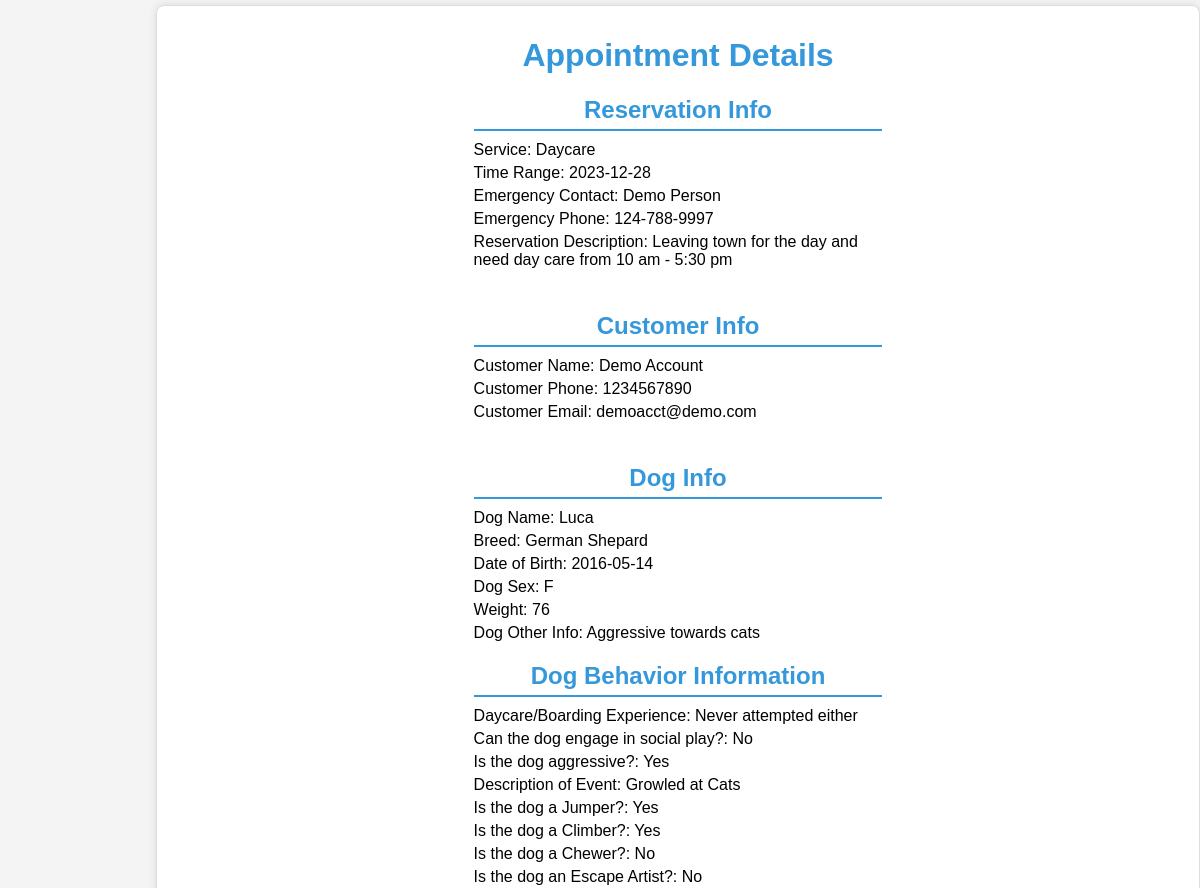
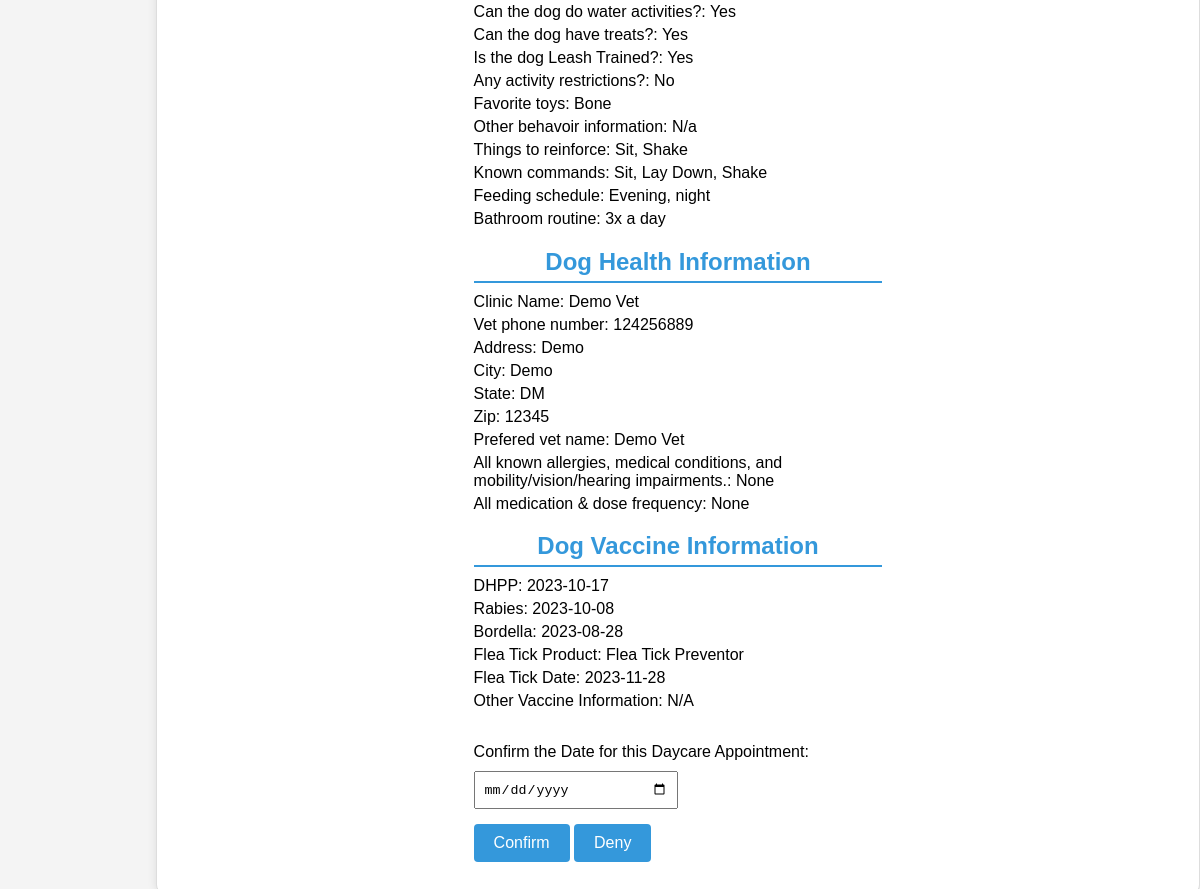
/php/AdminPortal/AppointmentApproval.php?custid=21&dogid=6&reservationid=12&service=Daycare (signed in), run on the app's committed database (2 pictures, top to bottom).
### tables this page shows
CREATE TABLE `reservation` (
  `Res_ID` int(11) NOT NULL,
  `ResStartTime` date NOT NULL,
  `ResEndTime` date NOT NULL,
  `EmerContact` varchar(255) NOT NULL,
  `EmerPhone` varchar(12) NOT NULL,
  `isCheckedIn` tinyint(1) NOT NULL,
  `ServiceType` text NOT NULL,
  `isApproved` tinyint(1) NOT NULL,
  `ResDesc` varchar(500) NOT NULL,
  `isFinished` tinyint(1) NOT NULL,
  `CustID` int(11) NOT NULL,
  `DogID` int(11) NOT NULL,
  `KennelID` int(11) NOT NULL
);

CREATE TABLE `customer` (
  `CustID` bigint(20) NOT NULL,
  `CustFirstName` varchar(100) NOT NULL,
  `CustLastName` varchar(100) NOT NULL,
  `CustPhone` varchar(20) NOT NULL,
  `CustAddress` varchar(100) NOT NULL,
  `CustCity` varchar(100) NOT NULL,
  `CustState` varchar(100) NOT NULL,
  `CustZip` varchar(100) NOT NULL,
  `AcctEmail` varchar(100) NOT NULL,
  `User_ID` bigint(20) NOT NULL
);

CREATE TABLE `dog` (
  `DogID` int(11) NOT NULL,
  `DogName` varchar(30) NOT NULL,
  `Breed` varchar(30) NOT NULL,
  `DogDOB` date NOT NULL,
  `Sex` char(1) NOT NULL,
  `isFixed` tinyint(1) NOT NULL,
  `Weight` int(3) NOT NULL,
  `Color` varchar(16) NOT NULL,
  `HasForms` tinyint(1) NOT NULL DEFAULT 0,
  `DogOtherInfo` varchar(500) NOT NULL,
  `CustID` int(11) NOT NULL
);

CREATE TABLE `dogbehavior` (
  `BehaviorID` int(11) NOT NULL,
  `Experience` int(5) NOT NULL,
  `IsSocial` tinyint(1) NOT NULL,
  `IsAggressive` tinyint(1) NOT NULL,
  `AggressiveDesc` varchar(500) DEFAULT NULL,
  `IsJumper` tinyint(1) NOT NULL,
  `IsClimber` tinyint(1) NOT NULL,
  `IsChewer` tinyint(1) NOT NULL,
  `IsEscapeArtist` tinyint(1) NOT NULL,
  `EscapeDesc` varchar(500) DEFAULT NULL,
  `CanWater` tinyint(1) NOT NULL,
  `CanTreat` tinyint(1) NOT NULL,
  `IsRestriction` tinyint(1) NOT NULL,
  `RestrictionDesc` varchar(500) DEFAULT NULL,
  `Toys` varchar(500) NOT NULL,
  `OtherBehaviorInfo` varchar(500) NOT NULL,
  `Reinforce` varchar(500) NOT NULL,
  `Commands` varchar(500) NOT NULL,
  `IsLeashTrained` tinyint(1) NOT NULL,
  `FoodPref` varchar(500) NOT NULL,
  `BathroomRoutine` varchar(500) NOT NULL,
  `DogID` int(11) NOT NULL
);

CREATE TABLE `doghealth` (
  `HealthID` int(11) NOT NULL,
  `ClinicName` varchar(255) NOT NULL,
  `VetAddress` varchar(40) NOT NULL,
  `VetCity` varchar(30) NOT NULL,
  `VetState` varchar(2) NOT NULL,
  `VetZip` int(5) NOT NULL,
  `VetPhone` varchar(10) NOT NULL,
  `VetName` varchar(30) NOT NULL,
  `MedicalCond` varchar(255) NOT NULL,
  `Medication` varchar(255) NOT NULL,
  `DogID` int(11) NOT NULL
);

CREATE TABLE `dogvaccine` (
  `VacID` int(11) NOT NULL,
  `DHPP_Date` date NOT NULL,
  `RabiesDate` date NOT NULL,
  `BordellaDate` date NOT NULL,
  `FleaTickProduct` varchar(100) NOT NULL,
  `FleaTickDate` date NOT NULL,
  `OtherVacInfo` varchar(500) DEFAULT NULL,
  `DogID` int(11) NOT NULL
);

### php/AdminPortal/AppointmentApproval.php (the view, shortened to what the rows shown need)
<?php
    $user = new User();
    if($user->isLoggedIn()) {
    $customer = new Customer();
    $dog = new Dog();
    $customer->findCustInfoWithCustID($_SESSION['custid']);
    $dog->findDogInfoWithDogID($_SESSION['dogid']);
    $custName = $customer->data()->CustFirstName . ' ' . $customer->data()->CustLastName;
    $custPhone = $customer->data()->CustPhone;
    $custEmail = $customer->data()->AcctEmail;
    $dogName = $dog->data()->DogName;
    $dogBreed = $dog->data()->Breed;
    $dogDOB = $dog->data()->DogDOB;
    $dogSex = $dog->data()->Sex;
    $dogWeight = $dog->data()->Weight;
    $dogOtherInfo = $dog->data()->DogOtherInfo;
    if($_SESSION['service'] == 'Daycare'){
            $reservation = new Reservation('Daycare',  array());
            $reservation->getReservationById($_SESSION['reservationid']);
            $timeRange = $reservation->getReservationData()->ResStartTime;
            $emerContact = $reservation->getReservationData()->EmerContact;
            $emerPhone = $reservation->getReservationData()->EmerPhone;
            $resDesc = $reservation->getReservationData()->ResDesc;
    }
?>
<!DOCTYPE html>
<html>
<head>
    <link rel="stylesheet" href="/PeaceOfHeavenWebPage/css/AppointmentApproval.css">
</head>
<body>
    <div class=content>
        <h1> Appointment Details </h1>
    <form method="post" >
        <h2>Reservation Info</h2>
        <p>Service: <?php print($_SESSION['service']) ?></p>
        <p>Time Range: <?php print($timeRange) ?></p>
        <p>Emergency Contact: <?php print($emerContact) ?></p>
        <p>Emergency Phone: <?php print($emerPhone) ?></p>
        <p>Reservation Description: <?php print($resDesc) ?></p>
        <br>
        <h2>Customer Info</h2>
        <p>Customer Name: <?php print($custName)?></p>
        <p>Customer Phone: <?php print($custPhone)?></p>
        <p>Customer Email: <?php print($custEmail)?></p>
        <br>
        <h2>Dog Info</h2>
        <p>Dog Name: <?php print($dogName)?></p>
        <p>Breed: <?php print($dogBreed)?></p>
        <p>Date of Birth: <?php print($dogDOB)?></p>
        <p>Dog Sex: <?php print($dogSex)?></p>
        <p>Weight: <?php print($dogWeight)?></p>
        <p>Dog Other Info: <?php print($dogOtherInfo)?></p>
        <?php
            if($_SESSION['service'] != 'Grooming')
            {
                $dog -> findBehaviorRecord($_SESSION['dogid']);
                $behavior = $dog ->data();
                echo '<h2>Dog Behavior Information</h2>';
                $exp = $behavior -> Experience;
                switch ($exp) {
                    case 0:
                        echo '<p>Daycare/Boarding Experience: Never attempted either</p>';
                        break;
                }
                if($behavior -> IsSocial == 1){
                        echo '<p>Can the dog engage in social play?: Yes';
                }
                else{
                        echo '<p>Can the dog engage in social play?: No';
                }
                if($behavior -> IsAggressive == 1){
                    echo '<p>Is the dog aggressive?: Yes';
                }
                else{
                    echo '<p>Is the dog aggressive: No';
                }
                if(!empty($behavior ->AggressiveDesc))
                {
                    echo '<p>Description of Event: '  .  $behavior-> AggressiveDesc . '</p>';
                }
                if($behavior -> IsJumper == 1){
                    echo '<p>Is the dog a Jumper?: Yes';
                }
                else{
                    echo '<p>Is the dog a Jumper?: No';
                }
                if($behavior -> IsClimber == 1){
                    echo '<p>Is the dog a Climber?: Yes';
                }
                else{
                    echo '<p>Is the dog a Climber?: No';
                }
                if($behavior -> IsChewer == 1){
                    echo '<p>Is the dog a Chewer?: Yes';
                }
                else{
                    echo '<p>Is the dog a Chewer?: No';
                }
                if($behavior -> IsEscapeArtist == 1){
                    echo '<p>Is the dog an Escape Artist?: Yes';
                }
                else{
                    echo '<p>Is the dog an Escape Artist?: No';
                }
                if($behavior -> CanWater == 1){
                    echo '<p>Can the dog do water activities?: Yes';
                }
                else{
                    echo '<p>Can the dog do water activities?: No';
                }
                if($behavior -> CanTreat == 1){
                    echo '<p>Can the dog have treats?: Yes';
                }
                else{
                    echo '<p>Can the dog have treats?: No';
                }
                if($behavior -> IsLeashTrained == 1){
                    echo '<p>Is the dog Leash Trained?: Yes';
                }
                else{
                    echo '<p>Is the dog Leash Trained?: No';
                }
                if($behavior -> IsRestriction == 1){
                    echo '<p>Any activity restrictions?: Yes';
                }
                else{
                    echo '<p>Any activity restrictions?: No';
                }
                echo '<p>Favorite toys: '  .  $behavior-> Toys . '</p>';
                echo '<p>Other behavoir information: '  .  $behavior-> OtherBehaviorInfo . '</p>';
                echo '<p>Things to reinforce: '  .  $behavior-> Reinforce . '</p>';
                echo '<p>Known commands: '  .  $behavior-> Commands . '</p>';
                echo '<p>Feeding schedule: '  .  $behavior-> FoodPref . '</p>';
                echo '<p>Bathroom routine: '  .  $behavior-> BathroomRoutine . '</p>';
                $dog -> findHealthRecord($_SESSION['dogid']);
                $health = $dog ->data();
                echo '<h2>Dog Health Information</h2>';
                echo '<p>Clinic Name: ' . $health-> ClinicName . '</p>';
                echo '<p>Vet phone number: ' . $health-> VetPhone . '</p>';
                echo '<p>Address: ' . $health-> VetAddress . '</p>';
                echo '<p>City: ' . $health-> VetCity . '</p>';
                echo '<p>State: ' . $health-> VetState . '</p>';
                echo '<p>Zip: ' . $health-> VetZip . '</p>';
                echo '<p>Prefered vet name: ' . $health-> VetName . '</p>';
                echo '<p>All known allergies, medical conditions, and mobility/vision/hearing impairments.: ' . $health-> MedicalCond . '</p>';
                echo '<p>All medication & dose frequency: ' . $health-> Medication . '</p>';
                $dog -> findVaccineRecord($_SESSION['dogid']);
                $Vaccine = $dog ->data();
                echo '<h2>Dog Vaccine Information</h2>';
                echo '<p>DHPP: ' . $Vaccine-> DHPP_Date . '</p>';
                echo '<p>Rabies: ' . $Vaccine-> RabiesDate . '</p>';
                echo '<p>Bordella: ' . $Vaccine-> BordellaDate . '</p>';
                echo '<p>Flea Tick Product: ' . $Vaccine-> FleaTickProduct . '</p>';
                echo '<p>Flea Tick Date: ' . $Vaccine-> FleaTickDate . '</p>';
                echo '<p>Other Vaccine Information: ' . $Vaccine-> OtherVacInfo . '</p>';
                echo '<br>';
            if($_SESSION['service'] == 'Daycare'){
                echo '<label for="ResStartTime">Confirm the Date for this Daycare Appointment:</label>';
                echo'<input type="date" id="ResStartTime" name="ResStartTime" required><br>';
            }
        }
        ?>
        <input type="submit" name="Confirm" value="Confirm">
        <input type="submit" name="Deny"value="Deny">
    </form>
    </div>
</body>
</html>
<?php
        }else(Redirect::to('../UserHandling/login.php'));
?>

### data on the page
reservation: ResStartTime "2023-12-28", EmerContact "Demo Person", EmerPhone "124-788-9997", ResDesc "Leaving town for the day and need day care from 10 am - 5:30 pm"
customer: custName "Demo Account", CustPhone "1234567890", AcctEmail "demoacct@demo.com"
dog: DogName "Luca", Breed "German Shepard", DogDOB "2016-05-14", Sex "F", Weight "76", DogOtherInfo "Aggressive towards cats"
dogbehavior: AggressiveDesc "Growled at Cats", Toys "Bone", OtherBehaviorInfo "N/a", Reinforce "Sit, Shake", Commands "Sit, Lay Down, Shake", FoodPref "Evening, night", BathroomRoutine "3x a day"
doghealth: ClinicName "Demo Vet", VetPhone "124256889", VetAddress "Demo", VetCity "Demo", VetState "DM", VetZip "12345", VetName "Demo Vet", MedicalCond "None", Medication "None"
dogvaccine: DHPP_Date "2023-10-17", RabiesDate "2023-10-08", BordellaDate "2023-08-28", FleaTickProduct "Flea Tick Preventor", FleaTickDate "2023-11-28", OtherVacInfo "N/A"

### other printed values
$_SESSION['service'] "Daycare"
